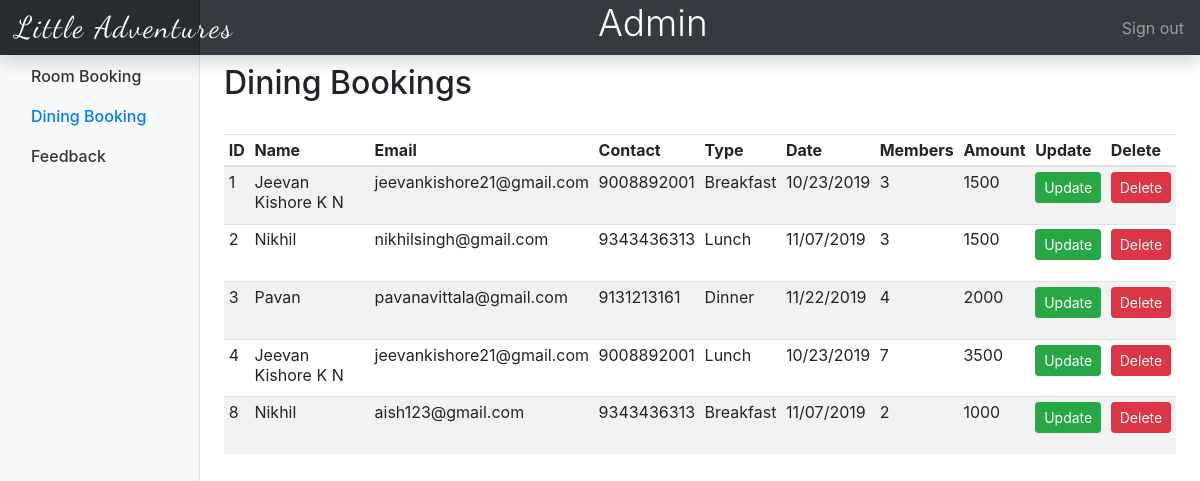
/admindining.php, run on the app's committed database.
### tables this page shows
CREATE TABLE `diningpayment` (
  `paymentID` int(255) NOT NULL,
  `amount` int(255) NOT NULL
);

CREATE TABLE `dining` (
  `id` int(255) NOT NULL,
  `name` varchar(255) NOT NULL,
  `email` varchar(255) NOT NULL,
  `contact` varchar(255) NOT NULL,
  `type` varchar(255) NOT NULL,
  `date` varchar(255) NOT NULL,
  `members` int(255) NOT NULL
);

### admindining.php (the view, shortened to what this page needs)
<?php session_start();
$db=mysqli_connect('localhost','root','','trip') or die('could not connect');
      $query="SELECT * from dining,diningpayment where dining.id=diningpayment.paymentID;";
      $res=mysqli_query($db,$query);
      ?>
<html>
<head>
  <link rel="stylesheet" type="text/css" href="dashboard/dashboard.css">
  <link rel="stylesheet" href="https://stackpath.bootstrapcdn.com/bootstrap/4.3.1/css/bootstrap.min.css">
  <link rel="stylesheet" type="text/css" href="lightbox2-2.11.1/dist/css/lightbox.min.css">
       <link href="assets/css/font-awesome.css" rel="stylesheet">
</head>
<body>
<nav class="navbar navbar-dark fixed-top bg-dark flex-md-nowrap p-0 shadow">
<a class="navbar-brand col-sm-3 col-md-2 mr-0" href="admin.php" style="font-family: 'Dancing Script', cursive; font-size: 30px; letter-spacing: 2px;">Little Adventures</a>
<h1 class="text-white display-4" style="font-size: 37px;">Admin</h1>
  <ul class="navbar-nav px-3">
    <li class="nav-item text-nowrap">
      <a class="nav-link" href="logout1.php">Sign out</a>
    </li>
  </ul>
</nav>
<div class="container-fluid">
  <div class="row">
    <nav class="col-md-2 d-none d-md-block bg-light sidebar">
      <div class="sidebar-sticky">
        <ul class="nav flex-column">
          <li class="nav-item">
            <a class="nav-link" href="admin.php">
              Room Booking
            </a>
          </li>
          <li class="nav-item">
            <a class="nav-link active" href="admindining.php">
              Dining Booking<span class="sr-only">(current)</span>
            </a>
          </li>
          <li class="nav-item">
            <a class="nav-link" href="adminfeedback.php">
              Feedback
            </a>
          </li>
         </ul>
      </div>
    </nav>
    <main role="main" class="col-md-9 ml-sm-auto col-lg-10 px-4">
      <div class="d-flex justify-content-between flex-wrap flex-md-nowrap align-items-center pt-3 pb-2 mb-3 ">
        <h1 class="h2">Dining Bookings</h1>
      </div>
      <div class="table-responsive">
        <table class="table table-striped table-sm">
          <thead>
            <tr>
              <th>ID</th>
              <th>Name</th>
              <th>Email</th>
              <th>Contact</th>
              <th>Type</th>
              <th>Date</th>
              <th>Members</th>
              <th>Amount</th>
              <th>Update</th>
              <th>Delete</th>
            </tr>
          </thead>
          <tbody>
            <?php while($row=mysqli_fetch_assoc($res)){ ?>
            <tr>
              <td><?php echo $row['id']; ?></td>
              <td><?php echo $row['name']; ?></td>
              <td><?php echo $row['email']; ?></td>
              <td><?php echo $row['contact']; ?></td>
              <td><?php echo $row['type']; ?></td>
              <td><?php echo $row['date']; ?></td>
              <td><?php echo $row['members']; ?></td>
              <td><?php echo $row['amount']; ?></td>
              <td><form action="edit1.php" method="POST">
                <button type="submit" class="btn btn-success btn-sm" name="edit1">Update</a></form>
              </td>
              <td>
              <form action="roomdel.php" method="POST">
              <button type="submit" class="btn btn-danger btn-sm" name="deletedin">Delete</button></form></td>
            </tr>
          <?php } ?>
          </tbody>
        </table>
      </div>
    </main>
  </div>
</div>
</body>
</html>

### dashboard/dashboard.css (style rules this page uses)
body { font-size: .875rem; }
.sidebar { position: fixed; top: 0; bottom: 0; left: 0; z-index: 100; padding: 48px 0 0; box-shadow: inset -1px 0 0 rgba(0, 0, 0, .1); }
.sidebar-sticky { position: relative; top: 0; height: calc(100vh - 48px); padding-top: .5rem; overflow-x: hidden; overflow-y: auto; }
.sidebar .nav-link { font-weight: 500; color: #333; }
.sidebar .nav-link.active { color: #007bff; }
[role="main"] { padding-top: 133px; }
@media (min-width: 768px) { [role="main"] { padding-top: 48px; } }
.navbar-brand { padding-top: .75rem; padding-bottom: .75rem; font-size: 1rem; background-color: rgba(0, 0, 0, .25); box-shadow: inset -1px 0 0 rgba(0, 0, 0, .25); }

### data on the page
diningpayment: paymentID "1", paymentID.name "Jeevan Kishore K N", paymentID.email "jeevankishore21@gmail.com", paymentID.contact "9008892001", paymentID.type "Breakfast", paymentID.date "10/23/2019", paymentID.members "3", amount "1500"
diningpayment: paymentID "2", paymentID.name "Nikhil", paymentID.email "nikhilsingh@gmail.com", paymentID.contact "9343436313", paymentID.type "Lunch", paymentID.date "11/07/2019", paymentID.members "3", amount "1500"
diningpayment: paymentID "3", paymentID.name "Pavan", paymentID.email "pavanavittala@gmail.com", paymentID.contact "9131213161", paymentID.type "Dinner", paymentID.date "11/22/2019", paymentID.members "4", amount "2000"
diningpayment: paymentID "4", paymentID.name "Jeevan Kishore K N", paymentID.email "jeevankishore21@gmail.com", paymentID.contact "9008892001", paymentID.type "Lunch", paymentID.date "10/23/2019", paymentID.members "7", amount "3500"
diningpayment: paymentID "8", paymentID.name "Nikhil", paymentID.email "aish123@gmail.com", paymentID.contact "9343436313", paymentID.type "Breakfast", paymentID.date "11/07/2019", paymentID.members "2", amount "1000"
